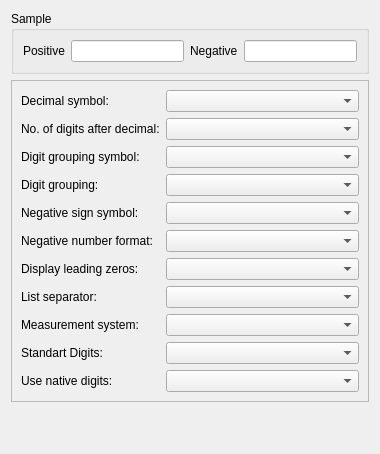
<?xml version="1.0" encoding="UTF-8"?>
<ui version="4.0">
 <class>RegionalNumbersWidget</class>
 <widget class="QWidget" name="RegionalNumbersWidget">
  <property name="geometry">
   <rect>
    <x>0</x>
    <y>0</y>
    <width>380</width>
    <height>454</height>
   </rect>
  </property>
  <property name="windowTitle">
   <string>Form</string>
  </property>
  <layout class="QGridLayout" name="gridLayout_2">
   <item row="0" column="0">
    <widget class="QGroupBox" name="NumbersSampleGroupBox">
     <property name="title">
      <string>Sample</string>
     </property>
     <layout class="QGridLayout" name="gridLayout">
      <item row="0" column="0">
       <widget class="QLabel" name="PositiveSampleLabel">
        <property name="text">
         <string>Positive</string>
        </property>
        <property name="buddy">
         <cstring>PositiveSampleLineEdit</cstring>
        </property>
       </widget>
      </item>
      <item row="0" column="1">
       <widget class="QLineEdit" name="PositiveSampleLineEdit"/>
      </item>
      <item row="0" column="2">
       <widget class="QLabel" name="NegativeSampleLabel">
        <property name="text">
         <string>Negative</string>
        </property>
        <property name="buddy">
         <cstring>NegativeSampleLineEdit</cstring>
        </property>
       </widget>
      </item>
      <item row="0" column="3">
       <widget class="QLineEdit" name="NegativeSampleLineEdit"/>
      </item>
     </layout>
    </widget>
   </item>
   <item row="1" column="0">
    <widget class="QFrame" name="RegionalNumbersFrame">
     <property name="frameShape">
      <enum>QFrame::StyledPanel</enum>
     </property>
     <property name="frameShadow">
      <enum>QFrame::Raised</enum>
     </property>
     <layout class="QFormLayout" name="formLayout">
      <item row="0" column="0">
       <widget class="QLabel" name="numDeciSymbolLabel">
        <property name="text">
         <string>Decimal symbol:</string>
        </property>
        <property name="buddy">
         <cstring>numDeciSymbolComboBox</cstring>
        </property>
       </widget>
      </item>
      <item row="0" column="1">
       <widget class="QComboBox" name="numDeciSymbolComboBox"/>
      </item>
      <item row="1" column="0">
       <widget class="QLabel" name="numNumDecimalsLabel">
        <property name="text">
         <string>No. of digits after decimal:</string>
        </property>
        <property name="buddy">
         <cstring>numNumDecimalsComboBox</cstring>
        </property>
       </widget>
      </item>
      <item row="1" column="1">
       <widget class="QComboBox" name="numNumDecimalsComboBox"/>
      </item>
      <item row="2" column="0">
       <widget class="QLabel" name="numGrpSymbolLabel">
        <property name="text">
         <string>Digit grouping symbol:</string>
        </property>
        <property name="buddy">
         <cstring>numGrpSymbolComboBox</cstring>
        </property>
       </widget>
      </item>
      <item row="2" column="1">
       <widget class="QComboBox" name="numGrpSymbolComboBox"/>
      </item>
      <item row="3" column="0">
       <widget class="QLabel" name="numDigitGrpFmtLabel">
        <property name="text">
         <string>Digit grouping:</string>
        </property>
        <property name="buddy">
         <cstring>numDigitGrpFmtComboBox</cstring>
        </property>
       </widget>
      </item>
      <item row="3" column="1">
       <widget class="QComboBox" name="numDigitGrpFmtComboBox"/>
      </item>
      <item row="4" column="0">
       <widget class="QLabel" name="numNegSymbolLabel">
        <property name="text">
         <string>Negative sign symbol:</string>
        </property>
        <property name="buddy">
         <cstring>numNegSymbolComboBox</cstring>
        </property>
       </widget>
      </item>
      <item row="4" column="1">
       <widget class="QComboBox" name="numNegSymbolComboBox"/>
      </item>
      <item row="5" column="0">
       <widget class="QLabel" name="numNegFormatLabel">
        <property name="text">
         <string>Negative number format:</string>
        </property>
        <property name="buddy">
         <cstring>numNegFormatComboBox</cstring>
        </property>
       </widget>
      </item>
      <item row="5" column="1">
       <widget class="QComboBox" name="numNegFormatComboBox"/>
      </item>
      <item row="6" column="0">
       <widget class="QLabel" name="numLeadingZerosLabel">
        <property name="text">
         <string>Display leading zeros:</string>
        </property>
        <property name="buddy">
         <cstring>numLeadingZerosComboBox</cstring>
        </property>
       </widget>
      </item>
      <item row="6" column="1">
       <widget class="QComboBox" name="numLeadingZerosComboBox"/>
      </item>
      <item row="7" column="0">
       <widget class="QLabel" name="numListSeparatorLabel">
        <property name="text">
         <string>List separator:</string>
        </property>
        <property name="buddy">
         <cstring>numListSeparatorComboBox</cstring>
        </property>
       </widget>
      </item>
      <item row="7" column="1">
       <widget class="QComboBox" name="numListSeparatorComboBox"/>
      </item>
      <item row="8" column="0">
       <widget class="QLabel" name="numMeasurementLabel">
        <property name="text">
         <string>Measurement system:</string>
        </property>
        <property name="buddy">
         <cstring>numMeasurementComboBox</cstring>
        </property>
       </widget>
      </item>
      <item row="8" column="1">
       <widget class="QComboBox" name="numMeasurementComboBox"/>
      </item>
      <item row="9" column="0">
       <widget class="QLabel" name="StandartDigitsLabel">
        <property name="text">
         <string>Standart Digits:</string>
        </property>
        <property name="buddy">
         <cstring>StandartDigitsComboBox</cstring>
        </property>
       </widget>
      </item>
      <item row="9" column="1">
       <widget class="QComboBox" name="StandartDigitsComboBox"/>
      </item>
      <item row="10" column="0">
       <widget class="QLabel" name="UseNativeDigitsLabel">
        <property name="text">
         <string>Use native digits:</string>
        </property>
        <property name="buddy">
         <cstring>UseNativeDigitsComboBox</cstring>
        </property>
       </widget>
      </item>
      <item row="10" column="1">
       <widget class="QComboBox" name="UseNativeDigitsComboBox"/>
      </item>
     </layout>
    </widget>
   </item>
   <item row="2" column="0">
    <spacer name="RegionalNumbersFrameVerticalSpacer">
     <property name="orientation">
      <enum>Qt::Vertical</enum>
     </property>
     <property name="sizeHint" stdset="0">
      <size>
       <width>20</width>
       <height>346</height>
      </size>
     </property>
    </spacer>
   </item>
  </layout>
 </widget>
 <resources/>
 <connections/>
</ui>
